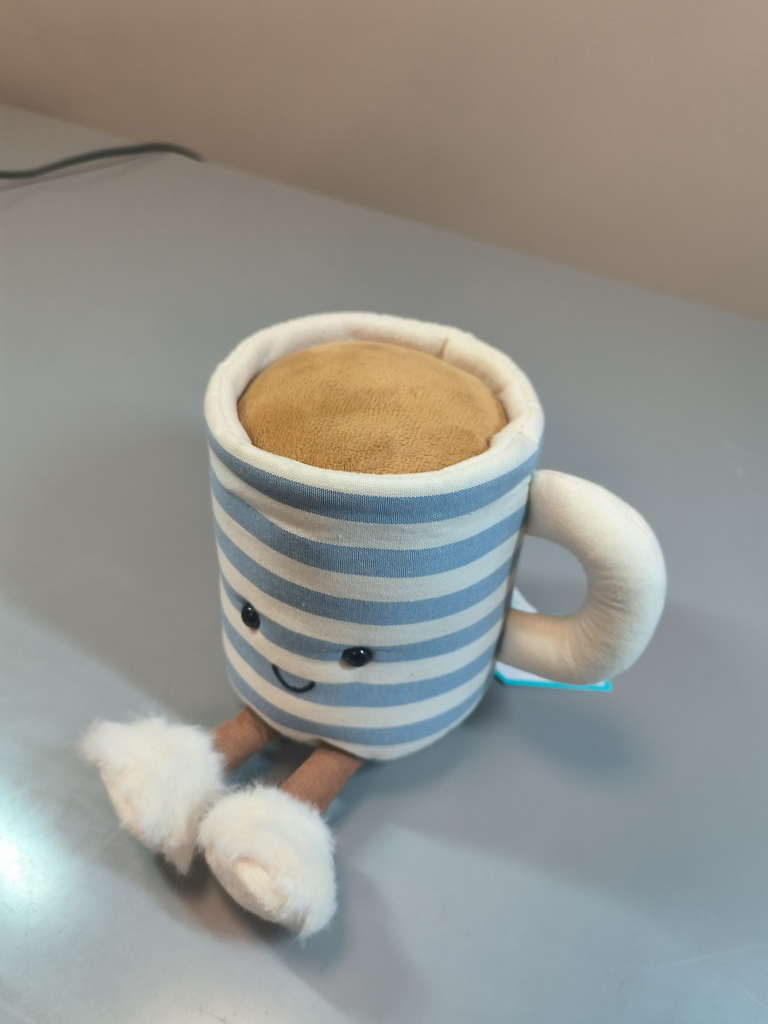
#> input picture week2/image_01.jpg, 3072 x 4096 px, given in place of IMG_01.jpg, which was not available (shown at 1/4 size)
$ python test.py
#> lines starting #> are read from the running program, lines starting #| are printed output that depends on the picture; pictures that were not available may be replaced by others from this repository, and a replacement may not be noted
### week2/sfm_utils.py
"""Utility functions for GF4 Week 2 pairwise SfM front-end.

This file is intentionally a starter scaffold. Basic file handling and a few
plotting helpers are provided. The core SfM-front-end steps are marked with
TODO and should be completed by students.
"""

from __future__ import annotations

from dataclasses import dataclass
from pathlib import Path
import csv
import math
from typing import Iterable

import cv2
import numpy as np
import matplotlib.pyplot as plt


IMAGE_EXTENSIONS = {".jpg", ".jpeg", ".png", ".bmp", ".tif", ".tiff"}


@dataclass
class ImageFeatures:
    """Image, keypoints, and descriptors for one input image."""

    path: Path
    image: np.ndarray
    keypoints: list[cv2.KeyPoint]
    descriptors: np.ndarray


@dataclass
class PairAnalysis:
    """Container for pairwise matching and epipolar-geometry results."""

    image_i: str
    image_j: str
    keypoints_i: int
    keypoints_j: int
    raw_matches: int
    filtered_matches: int
    ransac_inliers: int
    inlier_ratio: float
    mean_epipolar_error_all: float | None
    median_epipolar_error_all: float | None
    mean_epipolar_error_inliers: float | None
    median_epipolar_error_inliers: float | None
    max_epipolar_error_inliers: float | None
    fundamental_matrix: list[list[float]] | None

    # [25 lines left out: functions as_dict, csv_dict, not called in this run]


def ensure_dir(path: Path) -> Path:
    """Create an output directory if needed and return it."""
    path.mkdir(parents=True, exist_ok=True)
    return path


# [14 lines left out: function list_image_paths, not called in this run]


def load_image(path: Path, max_size: int | None = None) -> np.ndarray:
    """Load an image with OpenCV in BGR order, optionally resizing the long edge."""
    path = Path(path)
    image = cv2.imread(str(path), cv2.IMREAD_COLOR)
    if image is None:
        raise FileNotFoundError(f"Could not read image: {path}")

    if max_size is not None:
        height, width = image.shape[:2]
        scale = max_size / max(height, width)
        if scale < 1.0:
            image = cv2.resize(
                image,
                (int(round(width * scale)), int(round(height * scale))),
                interpolation=cv2.INTER_AREA,
            )
    return image


# [12 lines left out: function save_csv, not called in this run]


def detect_sift_features(
    image: np.ndarray,
    max_features: int = 4000,
) -> tuple[list[cv2.KeyPoint], np.ndarray]:
    """Detect SIFT keypoints and descriptors."""

    gray = cv2.cvtColor(image, cv2.COLOR_BGR2GRAY)

    sift = cv2.SIFT_create(nfeatures=max_features)
    kp, des = sift.detectAndCompute(gray,None)

    if des is None:
        return [], np.empty((0, 128), dtype=np.float32)

    if len(kp)>max_features:
        kp = kp[:max_features]
        des = des[:max_features]

    return kp, des


def precompute_image_features(
    image_paths: list[Path],
    max_features: int = 4000,
    max_image_size: int | None = 1600,
) -> list[ImageFeatures]:
    """Load each image and compute SIFT features once."""
    features = []
    for image_path in image_paths:
        image = load_image(image_path, max_size=max_image_size)
        keypoints, descriptors = detect_sift_features(image, max_features=max_features)
        features.append(
            ImageFeatures(
                path=Path(image_path),
                image=image,
                keypoints=keypoints,
                descriptors=descriptors,
            )
        )
    return features


def raw_descriptor_matches(desc1: np.ndarray, desc2: np.ndarray) -> list[cv2.DMatch]:
    """Return one nearest-neighbour match per descriptor before Lowe filtering."""
    if desc1 is None or desc2 is None or len(desc1) == 0 or len(desc2) == 0:
        return []

    matcher = cv2.BFMatcher(cv2.NORM_L2)
    matches = matcher.match(desc1, desc2)
    return sorted(matches, key=lambda match: match.distance)


def match_descriptors(
    desc1: np.ndarray,
    desc2: np.ndarray,
    ratio: float = 0.75,
) -> list[cv2.DMatch]:
    """Match SIFT descriptors using Lowe's ratio test."""

    if len(desc1) == 0 or len(desc2) == 0:
        return []

    matcher = cv2.BFMatcher(cv2.NORM_L2)
    knn_matches = matcher.knnMatch(desc1, desc2, k=2)

    good_matches = []
    for candidates in knn_matches:
        if len(candidates) < 2:
            continue
        best, second_best = candidates
        if best.distance < ratio * second_best.distance:
            good_matches.append(best)

    return sorted(good_matches, key=lambda match: match.distance)


def count_raw_matches(desc1: np.ndarray, desc2: np.ndarray) -> int:
    """Return the number of descriptors that can be matched before filtering."""
    return len(raw_descriptor_matches(desc1, desc2))


def matched_keypoint_coords(
    keypoints1: list[cv2.KeyPoint],
    keypoints2: list[cv2.KeyPoint],
    matches: list[cv2.DMatch],
) -> tuple[np.ndarray, np.ndarray]:
    """Convert OpenCV matches into aligned Nx2 coordinate arrays."""
    pts1 = np.array([keypoints1[match.queryIdx].pt for match in matches], dtype=np.float64)
    pts2 = np.array([keypoints2[match.trainIdx].pt for match in matches], dtype=np.float64)

    # In case that matches are None (with shape(0,))
    return pts1.reshape(-1, 2), pts2.reshape(-1, 2)


def estimate_fundamental_ransac(
    pts1: np.ndarray,
    pts2: np.ndarray,
    threshold: float = 1.0,
    confidence: float = 0.99,
) -> tuple[np.ndarray, np.ndarray]:
    """Estimate the fundamental matrix with OpenCV RANSAC."""
    if len(pts1) < 8:
        raise ValueError("At least 8 matched points are required to estimate F")

    F, inlier_mask = cv2.findFundamentalMat(
                     pts1,
                     pts2,
                     method=cv2.FM_RANSAC,
                     ransacReprojThreshold=threshold,
                     confidence=confidence,
                 )

    if F is None or inlier_mask is None:
        raise ValueError("Fundamental matrix estimation failed")

    # Convert inlier_mask to a list of Boolean value
    return F, inlier_mask.ravel().astype(bool)


def compute_epipolar_errors(
    F: np.ndarray,
    pts1: np.ndarray,
    pts2: np.ndarray,
) -> np.ndarray:
    """Compute point-to-epipolar-line distances in image 2."""

    if len(pts1) == 0:
        return np.empty((0,), dtype=np.float64)
    if pts1.shape != pts2.shape or pts1.shape[1] != 2:
        raise ValueError("pts1 and pts2 must both have shape (N, 2)")

    pts1_h = np.column_stack([pts1, np.ones(len(pts1))])
    pts2_h = np.column_stack([pts2, np.ones(len(pts2))])
    lines2 = (F @ pts1_h.T).T

    numerators = np.abs(np.sum(lines2 * pts2_h, axis=1))
    denominators = np.linalg.norm(lines2[:, :2], axis=1)

    # In case that the demoninator is 0
    return numerators / np.maximum(denominators, np.finfo(float).eps)


def draw_keypoints(
    image: np.ndarray,
    keypoints: list[cv2.KeyPoint],
    output_path: Path,
) -> None:
    """Save a keypoint visualisation."""
    ensure_dir(output_path.parent)
    vis = cv2.drawKeypoints(
        image,
        keypoints,
        None,
        flags=cv2.DRAW_MATCHES_FLAGS_DRAW_RICH_KEYPOINTS,
    )
    cv2.imwrite(str(output_path), vis)


def draw_matches(
    image1: np.ndarray,
    keypoints1: list[cv2.KeyPoint],
    image2: np.ndarray,
    keypoints2: list[cv2.KeyPoint],
    matches: list[cv2.DMatch],
    output_path: Path,
    max_draw: int = 80,
) -> None:
    """Save a feature-match visualisation."""
    ensure_dir(output_path.parent)
    matches_to_draw = sorted(matches, key=lambda m: m.distance)[:max_draw]
    vis = cv2.drawMatches(
        image1,
        keypoints1,
        image2,
        keypoints2,
        matches_to_draw,
        None,
        flags=cv2.DrawMatchesFlags_NOT_DRAW_SINGLE_POINTS,
    )
    cv2.imwrite(str(output_path), vis)


def draw_epipolar_lines(
    image1: np.ndarray,
    image2: np.ndarray,
    pts1: np.ndarray,
    pts2: np.ndarray,
    F: np.ndarray,
    output_path: Path,
    max_lines: int = 20,
) -> None:
    """Save an epipolar-line visualisation."""
    ensure_dir(output_path.parent)

    if len(pts1) == 0:
        raise ValueError("At least one point correspondence is required")

    # Selects evenly spaced match indices from the full list,
    # Instead of just taking the first few
    sample_count = min(max_lines, len(pts1))
    sample_indices = np.linspace(0, len(pts1) - 1, sample_count, dtype=int)
    sample_pts1 = pts1[sample_indices]
    sample_pts2 = pts2[sample_indices]

    pts1_h = np.column_stack([sample_pts1, np.ones(sample_count)])
    lines2 = (F @ pts1_h.T).T

    height1, width1 = image1.shape[:2]
    height2, width2 = image2.shape[:2]
    canvas_height = max(height1, height2)
    canvas_width = width1 + width2
    canvas = np.zeros((canvas_height, canvas_width, 3), dtype=np.uint8)
    canvas[:height1, :width1] = image1
    canvas[:height2, width1:] = image2

    color_values = plt.cm.tab20(np.linspace(0, 1, sample_count))[:, :3]
    # Reverses RGB to BGR
    colors = [
        tuple(int(channel * 255) for channel in color[::-1])
        for color in color_values
    ]

    #Converts the image 1 point from floating-point coordinates to integer pixel coordinates.
    for point1, point2, line2, color in zip(sample_pts1, sample_pts2, lines2, colors):
        p1 = (int(round(point1[0])), int(round(point1[1])))
        p2 = (int(round(point2[0])) + width1, int(round(point2[1])))

        a, b, c = line2
        if abs(b) > np.finfo(float).eps:
            x0 = 0
            y0 = int(round(-(a * x0 + c) / b))
            x1 = width2 - 1
            y1 = int(round(-(a * x1 + c) / b))
        else:
            x0 = int(round(-c / a)) if abs(a) > np.finfo(float).eps else 0
            y0 = 0
            x1 = x0
            y1 = height2 - 1

        # Keep only the part of the epipolar line that lies inside image 2.
        clipped, line_start, line_end = cv2.clipLine((0, 0, width2, height2), (x0, y0), (x1, y1))
        # Clipped is True if the line intersects the image rectangle. It is False if the line is completely outside the image.
        if clipped:
            line_start = (line_start[0] + width1, line_start[1])
            line_end = (line_end[0] + width1, line_end[1])
            cv2.line(canvas, line_start, line_end, color, thickness=2, lineType=cv2.LINE_AA)

        # White outline + coloured centre
        for point in (p1, p2):
            cv2.circle(canvas, point, 6, (255, 255, 255), thickness=2, lineType=cv2.LINE_AA)
            cv2.circle(canvas, point, 4, color, thickness=-1, lineType=cv2.LINE_AA)

    cv2.imwrite(str(output_path), canvas)


# [196 lines left out: functions analyse_image_pair, analyse_feature_pair, draw_match_graph, select_top_initial_pairs, not called in this run]

### week2/test.py
from pathlib import Path
import sys

import numpy as np

from sfm_utils import (
    detect_sift_features,
    draw_keypoints,
    draw_matches,
    load_image,
    match_descriptors,
    precompute_image_features,
    raw_descriptor_matches,
    count_raw_matches,
    compute_epipolar_errors,
    draw_epipolar_lines,
    estimate_fundamental_ransac,
    matched_keypoint_coords,
)


ROOT = Path(__file__).resolve().parents[1]
IMAGE_PATH = ROOT / "IMG_01.jpg"
IMAGE2_PATH = ROOT / "IMG_02.jpg"
KEYPOINT_OUTPUT_PATH = ROOT / "week2" / "output" / "test_detect_sift_IMG_01.jpg"
MATCH_OUTPUT_PATH = ROOT / "week2" / "output" / "test_match_descriptors_IMG_01_IMG_02.jpg"
RAW_MATCH_OUTPUT_PATH = ROOT / "week2" / "output" / "test_raw_matches_IMG_01_IMG_02.jpg"
EPIPOLAR_OUTPUT_PATH = ROOT / "week2" / "output" / "test_epipolar_lines_IMG_01_IMG_02.jpg"


def test_detect_sift_features_on_img_01(max_features: int = 4000) -> None:
    image = load_image(IMAGE_PATH, max_size=1200)
    keypoints, descriptors = detect_sift_features(image, max_features=max_features)

    assert len(keypoints) > 0, "No SIFT keypoints were detected on IMG_01.jpg"
    assert len(keypoints) <= max_features, "detect_sift_features returned too many keypoints"
    assert isinstance(descriptors, np.ndarray), "Descriptors should be a NumPy array"
    assert descriptors.shape == (
        len(keypoints),
        128,
    ), "SIFT descriptors should have one 128D row per keypoint"
    assert descriptors.dtype == np.float32, "OpenCV SIFT descriptors should be float32"

    draw_keypoints(image, keypoints, KEYPOINT_OUTPUT_PATH)

    print("detect_sift_features smoke test passed")
    print(f"  image       : {IMAGE_PATH}")
    print(f"  keypoints   : {len(keypoints)}")
    print(f"  descriptors : {descriptors.shape}, {descriptors.dtype}")
    print(f"  visualisation saved to: {KEYPOINT_OUTPUT_PATH}")


def test_match_descriptors_on_img_01_img_02(
    max_features: int = 4000,
    ratio: float = 0.75,
) -> None:
    features1, features2 = precompute_image_features(
        [IMAGE_PATH, IMAGE2_PATH],
        max_features=max_features,
        max_image_size=1200,
    )

    raw_matches = raw_descriptor_matches(features1.descriptors, features2.descriptors)
    raw_match_count = count_raw_matches(features1.descriptors, features2.descriptors)
    matches = match_descriptors(features1.descriptors, features2.descriptors, ratio=ratio)

    assert isinstance(raw_matches, list), "raw_descriptor_matches should return a list"
    assert len(raw_matches) > 0, "No raw nearest-neighbour matches were found"
    assert raw_match_count == len(raw_matches), "count_raw_matches should count raw matches"
    assert all(hasattr(match, "queryIdx") for match in raw_matches), (
        "raw_descriptor_matches should return cv2.DMatch objects"
    )
    assert raw_matches == sorted(raw_matches, key=lambda match: match.distance), (
        "Raw matches should be sorted by descriptor distance"
    )
    assert isinstance(matches, list), "match_descriptors should return a list"
    assert len(matches) > 0, "No Lowe-ratio matches were found between IMG_01 and IMG_02"
    assert all(hasattr(match, "queryIdx") for match in matches), (
        "match_descriptors should return cv2.DMatch objects, not nested lists"
    )
    assert all(0 <= match.queryIdx < len(features1.descriptors) for match in matches)
    assert all(0 <= match.trainIdx < len(features2.descriptors) for match in matches)
    assert matches == sorted(matches, key=lambda match: match.distance), (
        "Matches should be sorted by descriptor distance"
    )
    assert match_descriptors(np.empty((0, 128), dtype=np.float32), features2.descriptors) == []
    assert match_descriptors(features1.descriptors, np.empty((0, 128), dtype=np.float32)) == []
    assert raw_descriptor_matches(np.empty((0, 128), dtype=np.float32), features2.descriptors) == []
    assert raw_descriptor_matches(features1.descriptors, np.empty((0, 128), dtype=np.float32)) == []
    assert count_raw_matches(np.empty((0, 128), dtype=np.float32), features2.descriptors) == 0
    assert count_raw_matches(features1.descriptors, np.empty((0, 128), dtype=np.float32)) == 0
    assert len(raw_matches) >= len(matches), (
        "Raw nearest-neighbour matches should be at least as many as Lowe-filtered matches"
    )

    draw_matches(
        features1.image,
        features1.keypoints,
        features2.image,
        features2.keypoints,
        raw_matches,
        RAW_MATCH_OUTPUT_PATH,
        max_draw=400,
    )
    draw_matches(
        features1.image,
        features1.keypoints,
        features2.image,
        features2.keypoints,
        matches,
        MATCH_OUTPUT_PATH,
        max_draw=400,
    )

    print("match_descriptors smoke test passed")
    print(f"  image 1          : {IMAGE_PATH}")
    print(f"  image 2          : {IMAGE2_PATH}")
    print(f"  keypoints image 1: {len(features1.keypoints)}")
    print(f"  keypoints image 2: {len(features2.keypoints)}")
    print(f"  raw matches      : {raw_match_count}")
    print(f"  filtered matches : {len(matches)}")
    print(f"  raw visualisation saved to: {RAW_MATCH_OUTPUT_PATH}")
    print(f"  visualisation saved to: {MATCH_OUTPUT_PATH}")


def test_compute_epipolar_errors() -> None:
    F = np.array(
        [
            [0.0, 0.0, 0.0],
            [0.0, 0.0, -1.0],
            [0.0, 1.0, 0.0],
        ],
        dtype=np.float64,
    )
    pts1 = np.array([[10.0, 20.0], [30.0, 40.0]], dtype=np.float64)
    pts2_on_line = np.array([[5.0, 20.0], [15.0, 40.0]], dtype=np.float64)
    pts2_one_pixel_away = np.array([[5.0, 21.0], [15.0, 39.0]], dtype=np.float64)

    zero_errors = compute_epipolar_errors(F, pts1, pts2_on_line)
    one_pixel_errors = compute_epipolar_errors(F, pts1, pts2_one_pixel_away)

    assert np.allclose(zero_errors, 0.0), "Points on epipolar lines should have zero error"
    assert np.allclose(one_pixel_errors, 1.0), (
        "A one-pixel vertical offset should give one-pixel epipolar error"
    )
    assert compute_epipolar_errors(F, np.empty((0, 2)), np.empty((0, 2))).shape == (0,)

    print("compute_epipolar_errors smoke test passed")


def test_epipolar_errors_for_filtered_and_inlier_matches(
    max_features: int = 4000,
    ratio: float = 0.75,
) -> None:
    features1, features2 = precompute_image_features(
        [IMAGE_PATH, IMAGE2_PATH],
        max_features=max_features,
        max_image_size=1200,
    )
    matches = match_descriptors(features1.descriptors, features2.descriptors, ratio=ratio)
    pts1, pts2 = matched_keypoint_coords(features1.keypoints, features2.keypoints, matches)
    F, inlier_mask = estimate_fundamental_ransac(pts1, pts2)

    all_errors = compute_epipolar_errors(F, pts1, pts2)
    inlier_errors = all_errors[inlier_mask]
    inlier_ratio = len(inlier_errors) / len(matches) if matches else 0.0

    assert all_errors.shape == (len(matches),), "There should be one error per filtered match"
    assert inlier_mask.shape == (len(matches),), "RANSAC mask should align with filtered matches"
    assert len(inlier_errors) > 0, "RANSAC should find at least one inlier"
    assert len(inlier_errors) <= len(all_errors), "Inliers are a subset of filtered matches"
    assert np.median(inlier_errors) <= np.median(all_errors), (
        "RANSAC inlier errors should normally be no worse than all filtered-match errors"
    )
    assert 0.0 <= inlier_ratio <= 1.0, "Inlier ratio should be between 0 and 1"

    draw_epipolar_lines(
        features1.image,
        features2.image,
        pts1[inlier_mask],
        pts2[inlier_mask],
        F,
        EPIPOLAR_OUTPUT_PATH,
        max_lines=20,
    )

    print("filtered-vs-inlier epipolar error test passed")
    print(f"  filtered matches      : {len(matches)}")
    print(f"  RANSAC inliers        : {len(inlier_errors)}")
    print(f"  inlier ratio          : {inlier_ratio:.3f}")
    print(f"  median all error      : {np.median(all_errors):.3f} px")
    print(f"  median inlier error   : {np.median(inlier_errors):.3f} px")
    print(f"  epipolar visualisation saved to: {EPIPOLAR_OUTPUT_PATH}")


def main() -> int:
    try:
        test_detect_sift_features_on_img_01()
#> in load_image, image is the input picture: shape (4096, 3072, 3); mean B, G, R 142, 148, 148.7
#> in detect_sift_features, `gray = cv2.cvtColor(image, cv2.COLOR_BGR2GRAY)`:
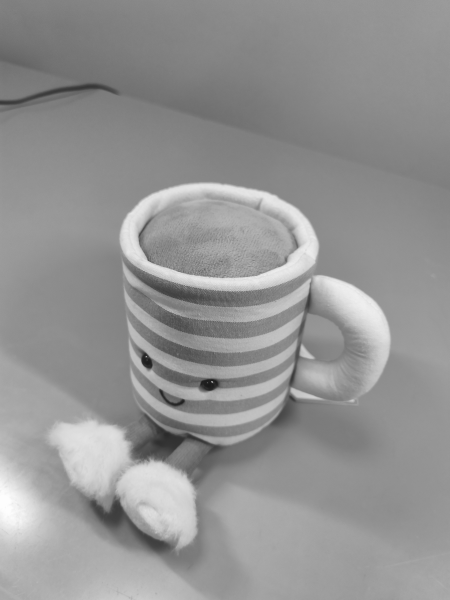
#> gray: shape (1200, 900) (shown at 1/2 size); min 25, max 253, mean 147.5
#> in detect_sift_features, `kp, des = sift.detectAndCompute(gray,None)`: kp = 232 keypoints; strongest (x, y, size): (424, 763, 2), (294, 724, 15.3), (418, 769, 19.5), (315, 884, 57.6)
#> in test_detect_sift_features_on_img_01, `keypoints, descriptors = detect_sift_features(image, max_features=max_..`: keypoints has the same summary as kp in detect_sift_features
#> in draw_keypoints, `vis = cv2.drawKeypoints( image, keypoints, None, flags=cv2.DRAW_MATCHE..`:
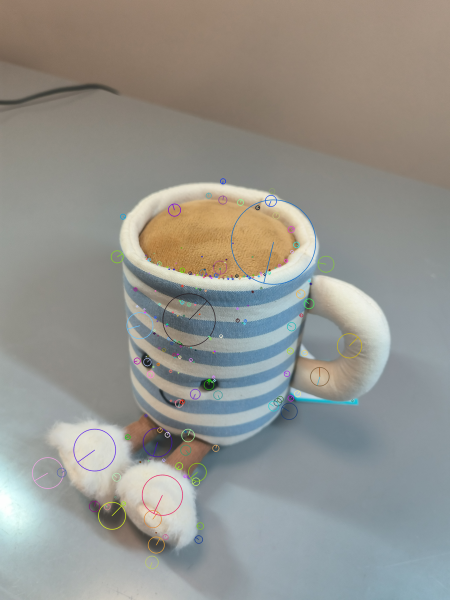
#> vis: shape (1200, 900, 3) (shown at 1/2 size); mean B, G, R 142, 147.8, 148.4
#|   keypoints   : 232
#|   descriptors : (232, 128), float32
        test_match_descriptors_on_img_01_img_02()
#> in precompute_image_features, `keypoints, descriptors = detect_sift_features(image, max_features=max_..`: keypoints has the same summary as kp in detect_sift_features
#> in raw_descriptor_matches, `matches = matcher.match(desc1, desc2)`: matches = 232 matches
#> in test_match_descriptors_on_img_01_img_02, `raw_match_count = count_raw_matches(features1.descriptors, features2.d..`: raw_match_count = 232
#> in match_descriptors, `knn_matches = matcher.knnMatch(desc1, desc2, k=2)`: knn_matches = 232 matches
#> after the loop in match_descriptors, `for candidates in knn_matches:`: good_matches = 19 matches
#> in draw_matches, `matches_to_draw = sorted(matches, key=lambda m: m.distance)[:max_draw]`: matches_to_draw = 232 matches
#> in draw_matches, `vis = cv2.drawMatches( image1, keypoints1, image2, keypoints2, matches..`:
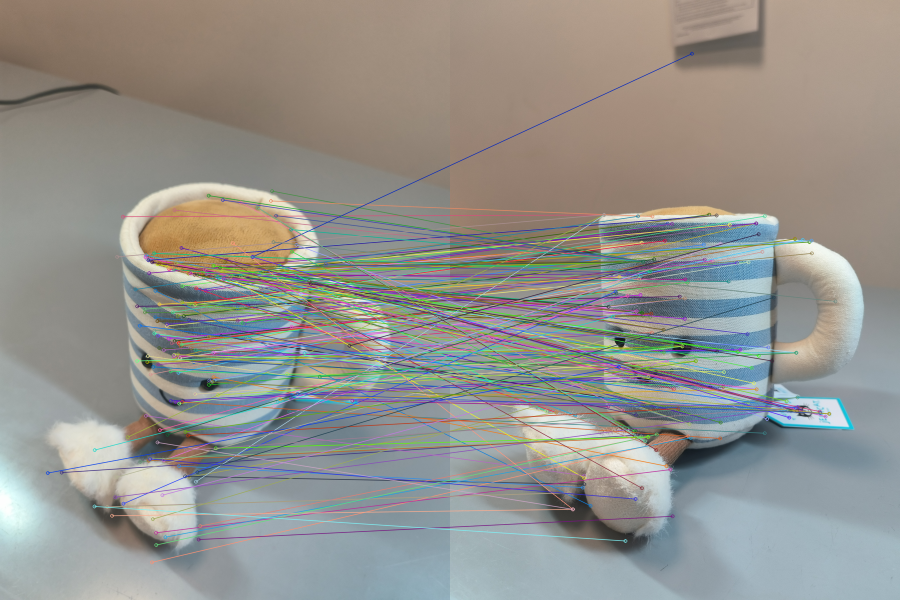
#> vis: shape (1200, 1800, 3) (shown at 1/2 size); mean B, G, R 141.7, 146.7, 147.8
#> in draw_matches (call 2), `matches_to_draw = sorted(matches, key=lambda m: m.distance)[:max_draw]`: matches_to_draw = 19 matches
#> (the rest of the program and of its run is left out)
